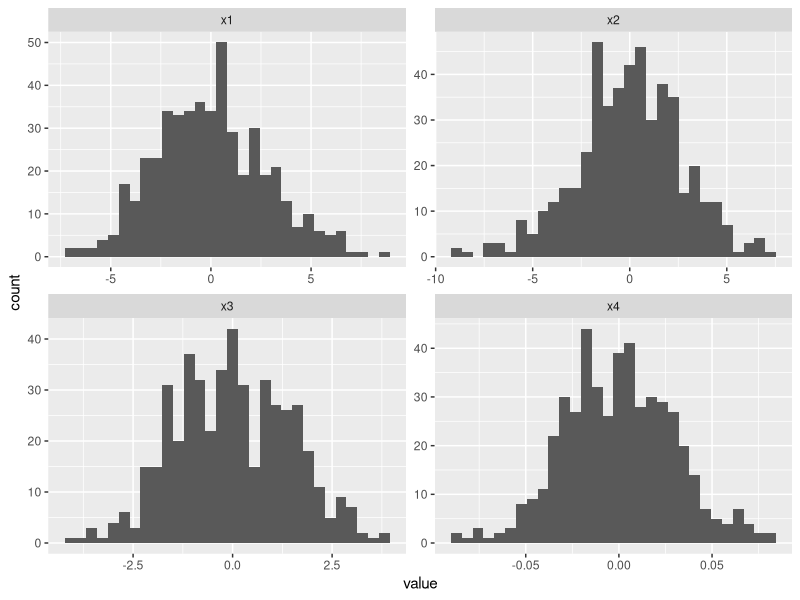
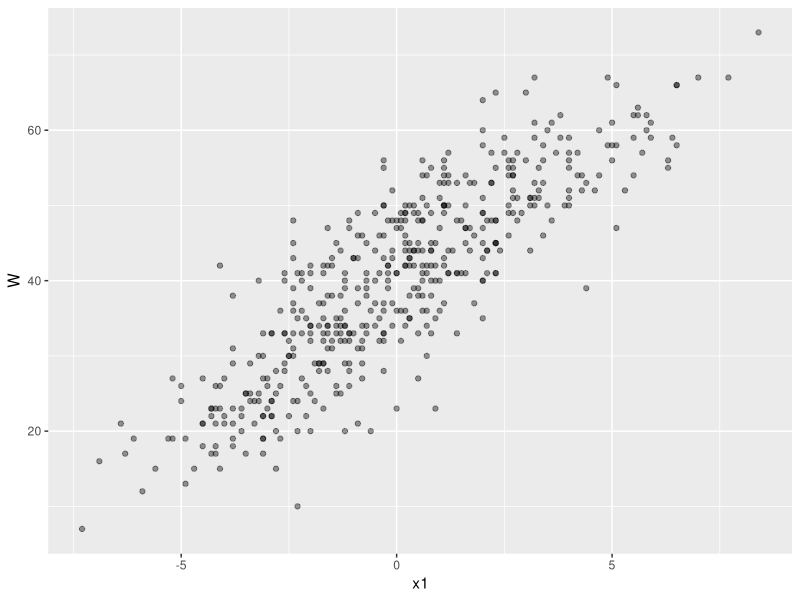
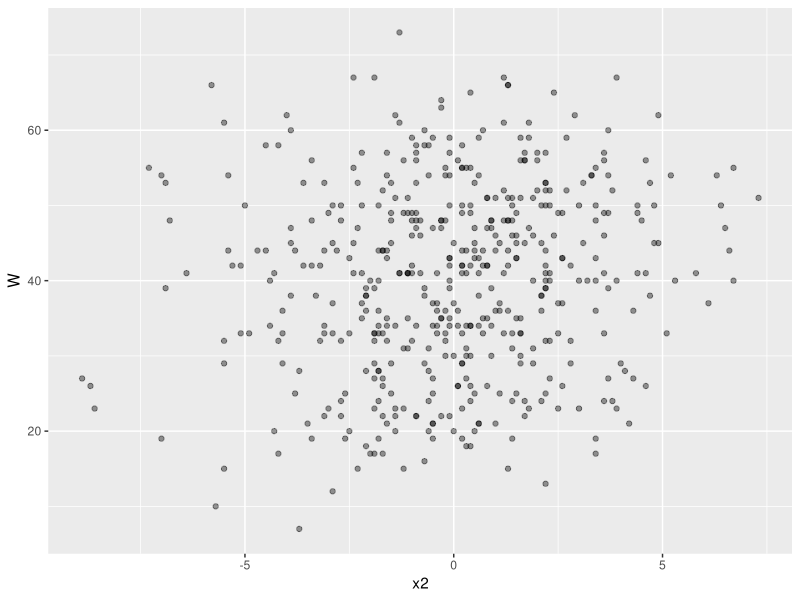
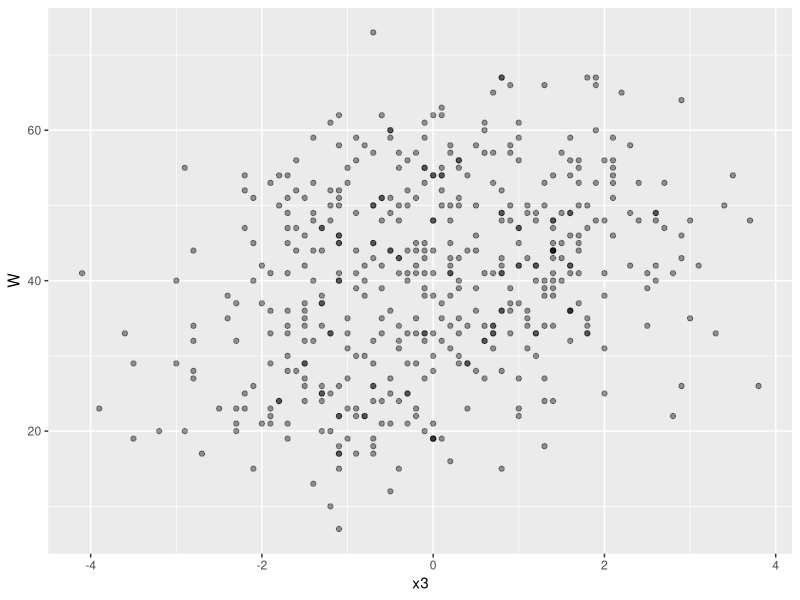
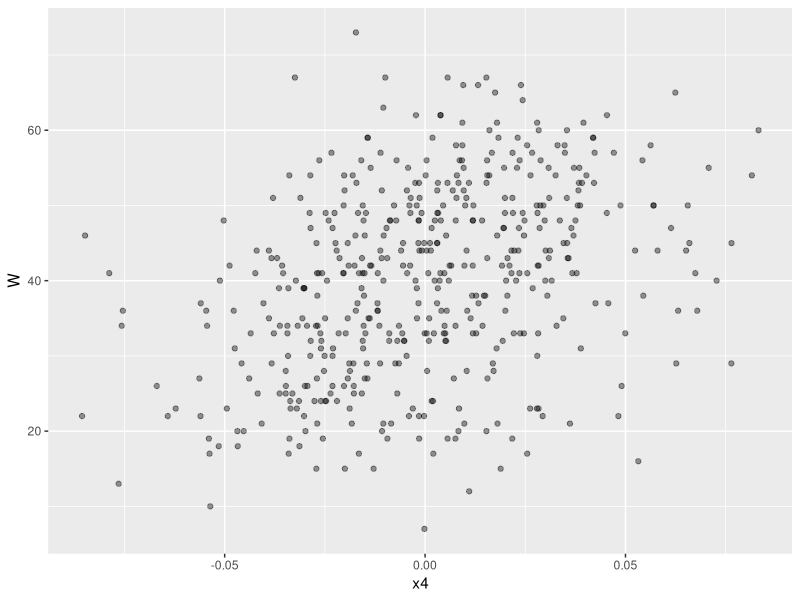
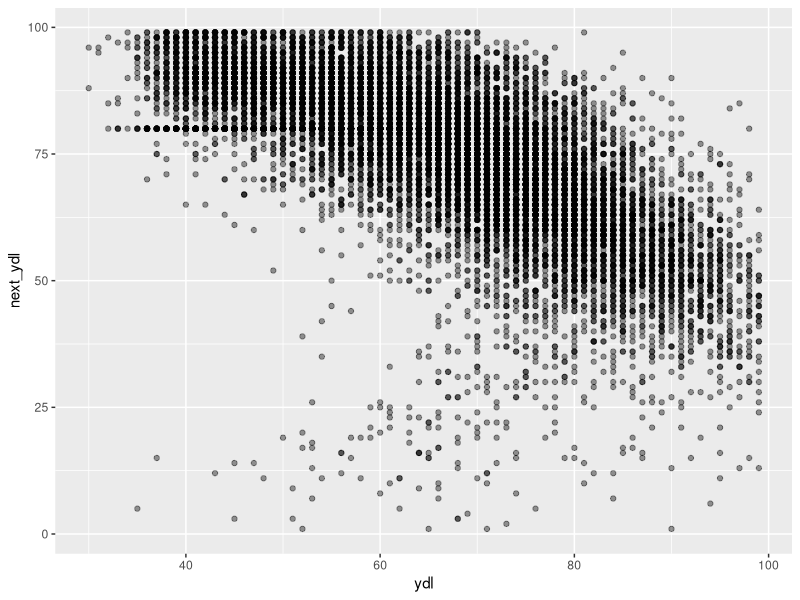
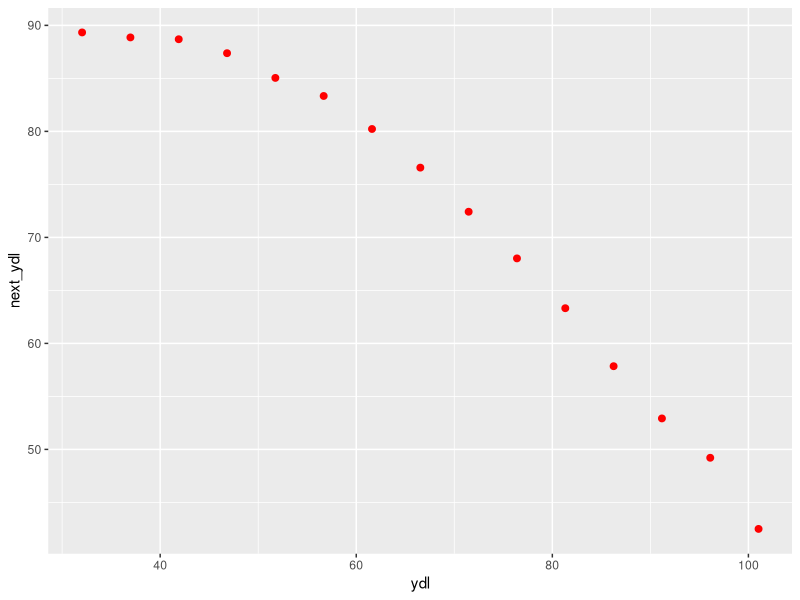
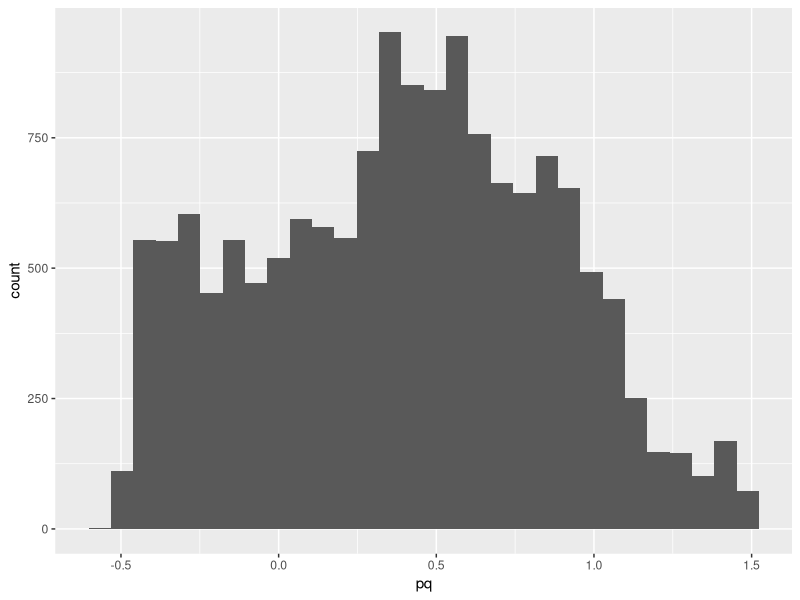

Here is the R script that generated these plots, in order:
#############
### SETUP ###
#############

# install.packages(c("ggplot2", "tidyverse"))
library(ggplot2)
library(tidyverse)

# set seed
set.seed(3)

##############
### PART 1 ###
##############

# load data
nba_four_factors = read_csv("../data/02_nba-four-factors.csv")
head(nba_four_factors)

#computing and adding each variable as a column
nba_four_factors = nba_four_factors %>%
  mutate(
    x1 = `EFG%` - `OPP EFG%`,
    x2 = `OREB%` + `DREB%` - 100,
    x3 = `OPP TOV %` - `TOV%`,
    x4 = `FT Rate` - `OPP FT Rate`
  )

#each variable's mean, std. dev, maximum, minimum

summaries = nba_four_factors %>%
  summarise(
    across(
      c(x1, x2, x3, x4),
      list(mean = mean, sd = sd, max = max, min = min),
      .names = "{.col}_{.fn}"
    )
  )
summaries

pivot = nba_four_factors %>%
  pivot_longer(
    cols = c(x1, x2, x3, x4),
    names_to = "variable",
    values_to = "value"
  ) 
pivot

pivot %>%
  ggplot(aes(x = value)) +
  geom_histogram(bins = 30) +
  facet_wrap(~ variable, scales = "free")

ggplot(data = nba_four_factors, aes(x = x1, y = W)) + geom_point(alpha = 0.4)
ggplot(data = nba_four_factors, aes(x = x2, y = W)) + geom_point(alpha = 0.4)
ggplot(data = nba_four_factors, aes(x = x3, y = W)) + geom_point(alpha = 0.4)
ggplot(data = nba_four_factors, aes(x = x4, y = W)) + geom_point(alpha = 0.4)

nba_four_factors %>%
  summarise(
    across(
      c(x1, x2, x3, x4),
      ~ cor(W, .x),
      .names = "cor_W_{.col}"
    )
  )
# x1 seems to have the highest correlation with wins between the four variables

model = lm(W ~ x1 + x2 + x3 + x4, data = nba_four_factors)
coef = model$coefficients
coef
# fitted equation: 40.19 + 3.67x1 + 1.34x2 + 3.06x3 + 77.06x4
#interpreting coefficients: B_0 = predicted wins for an average team, B_i = predicted added wins per 1 unit increase in the variable, holding everything else fixed
#sign values of coefficients make sense, increase in variables should lead to increase in wins
#x4 has by far the largest coefficient

nba_four_factors = nba_four_factors %>%
  mutate(
    z1 = (x1 - summaries$x1_mean) / summaries$x1_sd,
    z2 = (x2 - summaries$x2_mean) / summaries$x2_sd,
    z3 = (x3 - summaries$x3_mean) / summaries$x3_sd,
    z4 = (x4 - summaries$x4_mean) / summaries$x4_sd
  )
model_standardized = lm(W ~ z1 + z2 + z3 + z4, data = nba_four_factors)
coef_standardized = model_standardized$coefficients
coef_standardized
#rankings by absolute coefficient value: z1, z3, z2, z4
#The standardized model is easier to compare, since it depends on relative changes between teams

#both models are equal
all.equal(fitted(model), fitted(model_standardized))
#both models are optimized within the column space

rss <- sum(residuals(model)^2)
n <- nrow(nba_four_factors)
p <- length(coef(model)) 
sigma_hat <- sqrt(rss / (n - p))

X <- model.matrix(model)              
sigma2 <- sum(residuals(model)^2) / (nrow(X) - ncol(X))
v <- sigma2 * solve(t(X) %*% X)
se <- sqrt(diag(v))

t <- qt(0.975, df = n - p)

lower <- coef_standardized - t * se
upper <- coef_standardized + t * se

results <- data.frame(
  term     = names(coef_standardized),
  estimate = round(coef_standardized, 3),
  std_err  = round(se, 3),
  ci_lower = round(lower, 3),
  ci_upper = round(upper, 3),
  row.names = NULL
)
# CIs: a0 = [39.79, 40.50], a1 = [9.99, 10.27], a2 = [3.50, 3.78], a3 = [4.18, 4.70], a4 = [-10.35, 14.92]
results

#Team chosen: Lakers, 2005

lal_20 = nba_four_factors %>%
  filter(ID == 466)


#predicted wins: 54.89
predict(model_standardized, newdata = lal_20)

#CI: [54.23, 55.54]
predict(model_standardized, newdata = lal_20, interval = "confidence")

#PI: [47.04, 62.73]
predict(model_standardized, newdata = lal_20, interval = "prediction")

#prediction interval is wider because there is additional residual variance for predicting individual team performance on top of uncertainty in the mean

set.seed(3)

n <- nrow(nba_four_factors)
test_idx  <- sample(seq_len(n), size = floor(0.2 * n))
train <- nba_four_factors[-test_idx, ]
test  <- nba_four_factors[ test_idx, ]

model_orig <- lm(W ~ x1 + x2 + x3 + x4, data = train)

for (v in c("x1","x2","x3","x4")) {
  mu <- mean(train[[v]]); s <- sd(train[[v]])
  train[[paste0("z", substr(v,2,2))]] <- (train[[v]] - mu) / s
  test [[paste0("z", substr(v,2,2))]] <- (test [[v]] - mu) / s
}
model_std <- lm(W ~ z1 + z2 + z3 + z4, data = train)

rmse <- function(actual, pred) sqrt(mean((actual - pred)^2))

pred_orig <- predict(model_orig, newdata = test)
pred_std  <- predict(model_std,  newdata = test)

rmse(test$W, pred_orig) 
rmse(test$W, pred_std)  
#both models give the exact same RMSE of 3.61


#############
### PART 2 ###
##############

# load data
punts = read_csv("../data/02_punts.csv")

ggplot(data = punts, aes(x = ydl, y = next_ydl)) + geom_point(alpha = 0.4)

ggplot(punts, aes(x = ydl, y = next_ydl)) +
  stat_summary_bin(fun = mean, bins = 14, 
                   geom = "point", color = "red", size = 2)

#data appears to be straight at longer distances away but bends closer to the endzone

ggplot(data = punts, aes(x = pq)) + geom_histogram()

m1 = lm(next_ydl ~ ydl, data = punts)
m2 = lm(next_ydl ~ ydl + I(ydl^2) , data = punts)
m3 = lm(next_ydl ~ ydl + I(ydl^2) + pq, data = punts) 

grid <- tibble(
  ydl = seq(min(punts$ydl), max(punts$ydl), length.out = 200),
  pq  = mean(punts$pq)
)

grid <- grid %>%
  mutate(
    `m1: linear`    = predict(m1, newdata = grid),
    `m2: quadratic` = predict(m2, newdata = grid),
    `m3: quad + pq` = predict(m3, newdata = grid)
  )

curves <- grid %>%
  pivot_longer(
    cols = c(`m1: linear`, `m2: quadratic`, `m3: quad + pq`),
    names_to = "model", values_to = "pred"
  )

ggplot() +
  geom_point(data = punts, aes(ydl, next_ydl), alpha = 0.05) +
  geom_line(data = curves, aes(ydl, pred, color = model), linewidth = 1) +
  labs(x = "starting yard line (ydl)", y = "post-punt yard line",
       color = "model")

set.seed(3)
test_idx <- sample(nrow(punts), 0.2 * nrow(punts))
train <- punts[-test_idx, ]
test  <- punts[ test_idx, ]

rmse <- function(m) sqrt(mean((test$next_ydl - predict(m, test))^2))

rmse(lm(next_ydl ~ ydl,                  train))  
rmse(lm(next_ydl ~ ydl + I(ydl^2),       train))   
rmse(lm(next_ydl ~ ydl + I(ydl^2) + pq,  train))   


#quad + pq has the lowest RMSE of 11.58 compared to 11.59(quad) and 11.81(linear)
#punter quality has a small positive effect on prediction
#coefficient: 1 unit increase in pq has a 1.26 yard gain on punt distance

one_punt <- punts %>% slice(1)
predict(m3, one_punt)
predict(m3, one_punt, interval = "confidence") #[79.62, 80.11]
predict(m3, one_punt, interval = "prediction") #[58.68, 101.05]
#prediction interval is wider because there is additional residual variance for predicting individual team performance on top of uncertainty in the mean

ci <- predict(m3, newdata = grid, interval = "confidence", level = 0.95)

pi <- predict(m3, newdata = grid, interval = "prediction", level = 0.95)

grid_bands <- grid %>%
  mutate(
    fit     = ci[, "fit"],
    ci_lwr  = ci[, "lwr"], ci_upr  = ci[, "upr"],
    pi_lwr  = pi[, "lwr"], pi_upr  = pi[, "upr"]
  )

ggplot(grid_bands, aes(x = ydl)) +
  geom_point(data = punts, aes(ydl, next_ydl), alpha = 0.05) +
  geom_ribbon(aes(ymin = pi_lwr, ymax = pi_upr), fill = "orange",    alpha = 0.25) +  # wide
  geom_ribbon(aes(ymin = ci_lwr, ymax = ci_upr), fill = "steelblue", alpha = 0.6)  +  # thin
  geom_line(aes(y = fit), color = "steelblue", linewidth = 1)
#the bands seem to widen at closer to ydl due to fewer punts

punts <- punts %>%
  mutate(
    expected = predict(m3, newdata = punts),  
    pyoe     = next_ydl - expected 
  )

punts_pyoe <- punts %>%
  group_by(punter) %>%
  summarise(avg_pyoe = mean(pyoe), n = n()) %>%
  arrange(desc(avg_pyoe)) %>%
  head()

punts_pyoe

#highest scores are dominated by 1/2 punt small samples

# Final reflection:
# 1. Adding columns (ydl^2, then pq) widened the space of shapes the model could fit from a straight line, to a curve, to a curve that shifts with punter quality.
# 2. Flexibility helped going linear -> quadratic, where cross-validated RMSE fell
# 4. sigma-hat ~= 10.8 yards is the typical size of the model's errors -- any single punt's outcome lands about 10-11 yards from its prediction on average.
# 5. The prediction interval is wider because it adds the irreducible punt-to-punt scatter (sigma^2) on top of the confidence interval's uncertainty in the estimated mean.
# 6. punters with few punts have large standard errors that make their extreme positions unstable.
